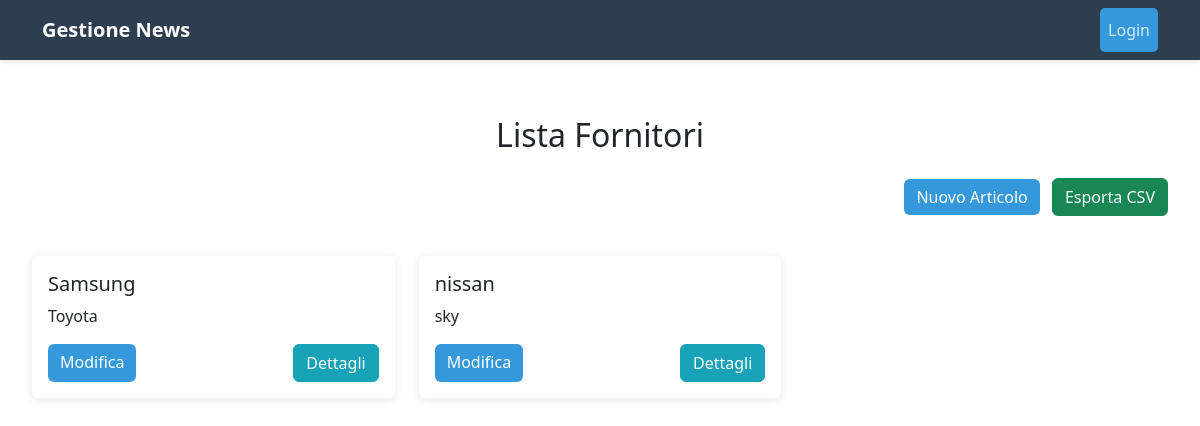
/aziende/FornitoreList, run on an earlier commit of the app's database.
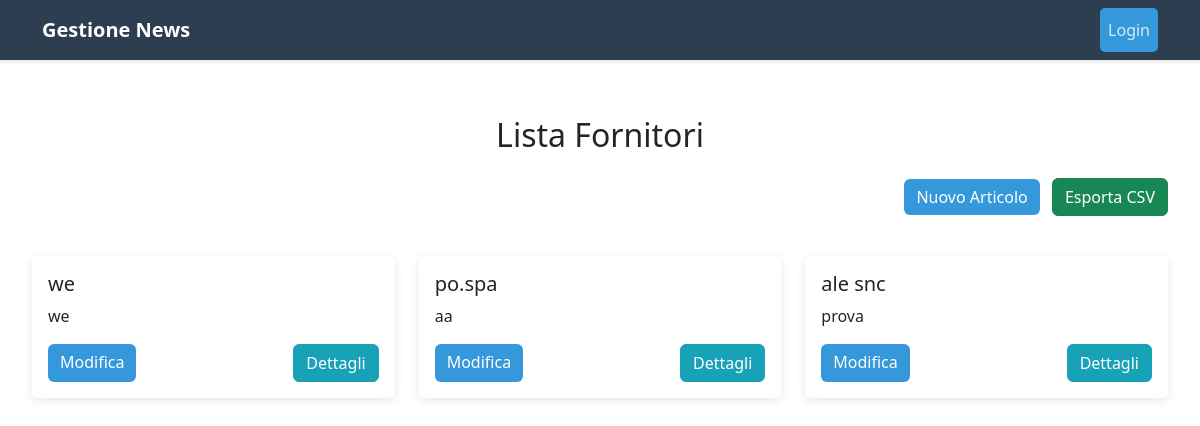
And on a later commit of the database.
### News/models.py (models this page shows, shortened)
class Fornitore(models.Model):
    nome = models.CharField(max_length=250, null=False)
    cognome = models.CharField(max_length=250, null=False)
    residenza = models.CharField(max_length=250, null=False)
    telefono = models.IntegerField()
    data_regist = models.DateField(auto_now=True)
    note = models.TextField(max_length=250, null=True, blank=True)
    class Meta:
        verbose_name = "Fornitore"
        verbose_name_plural = "Fornitore"

### News/views.py (the view)
# urls.py: path('FornitoreList', fornitore_list, name='fornitore_list'),
def fornitore_list(request):
    fornitore = Fornitore.objects.all()
    context = {
        'fornitore':fornitore,
    }
    return render(request, 'News/fornitoreList.html', context)

### News/templates/News/fornitoreList.html (shortened to what this page needs)
{% extends 'News/base.html' %}
{% block content %}
<div class="row">
    <div class="col-12 mb-4">
        <h2 class="text-center mb-4">Lista Fornitori</h2>
        <div class="text-end mb-3">
            <a href="{% url 'insert-fornitore' %}" class="btn btn-primary me-2">Nuovo Articolo</a>
            <a href="{% url 'export-fornitore' %}" class="btn btn-success">Esporta CSV</a>
        </div>
    </div>
    {% for forn in fornitore %}
    <div class="col-md-6 col-lg-4 mb-4">
        <div class="card">
            <div class="card-body">
                <h5 class="card-title">{{ forn.nome }}</h5>
                <p class="card-text">{{ forn.cognome|truncatewords:20 }}</p>
                <div class="d-flex justify-content-between">
                    <a href="{% url 'fornitore-update' forn.pk %}" class="btn btn-primary">Modifica</a>
                    <a href="{% url 'fornitore-detail' forn.pk %}" class="btn btn-info text-white">Dettagli</a>
                </div>
            </div>
        </div>
    </div>
    {% empty %}
    <div class="col-12">
        <p class="text-center">Nessun articolo presente</p>
    </div>
    {% endfor %}
</div>
{% endblock %}

What changed in the data, as far as the page shows it:
removed Fornitore: nome "Samsung", cognome "Toyota"
removed Fornitore: nome "nissan", cognome "sky"
added Fornitore: nome "we", cognome "we"
added Fornitore: nome "po.spa", cognome "aa"
added Fornitore: nome "ale snc", cognome "prova"
